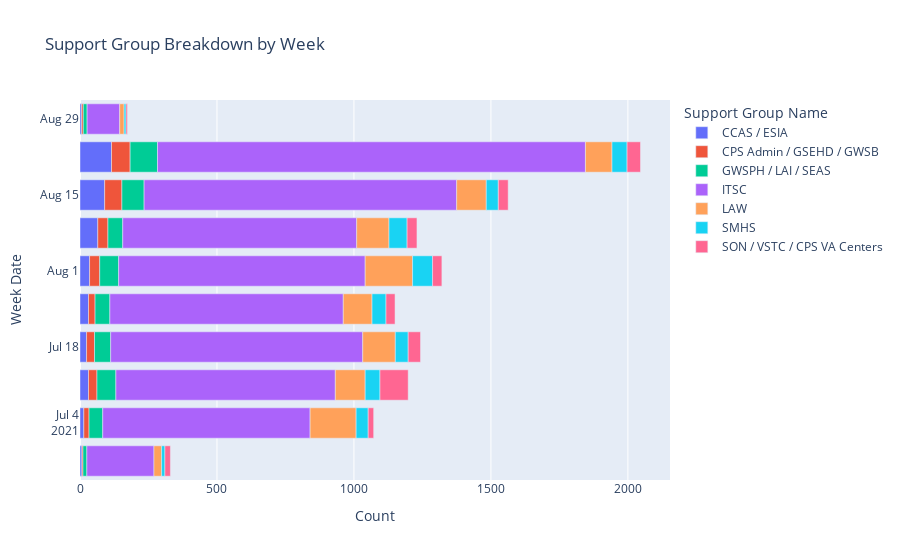

Source (notebook cell):
### Code cell
fig4 = px.bar(week_group_count, x= 'Count', y= 'Week Date', orientation = 'h', color= 'Support Group Name', hover_name='Support Group Name',
               title = "Support Group Breakdown by Week")

fig4.show()

### Figure 1 — Plotly figure (JSON) as saved in the notebook; plotly's stock layout.template omitted (floating-point values rounded to 4 significant figures)
{"data": [{"alignmentgroup": "True", "hovertemplate": "<b>%{hovertext}</b><br><br>Support Group Name=CCAS / ESIA<br>Count=%{x}<br>Week Date=%{y}<extra></extra>", "hovertext": ["CCAS / ESIA", "CCAS / ESIA", "CCAS / ESIA", "CCAS / ESIA", "CCAS / ESIA", "CCAS / ESIA", "CCAS / ESIA", "CCAS / ESIA", "CCAS / ESIA", "CCAS / ESIA"], "legendgroup": "CCAS / ESIA", "marker": {"color": "#636efa", "pattern": {"shape": ""}}, "name": "CCAS / ESIA", "offsetgroup": "CCAS / ESIA", "orientation": "h", "showlegend": true, "textposition": "auto", "type": "bar", "x": [7, 14, 31, 24, 31, 35, 65, 90, 115, 6], "xaxis": "x", "y": ["2021-06-27", "2021-07-04", "2021-07-11", "2021-07-18", "2021-07-25", "2021-08-01", "2021-08-08", "2021-08-15", "2021-08-22", "2021-08-29"], "yaxis": "y"}, {"alignmentgroup": "True", "hovertemplate": "<b>%{hovertext}</b><br><br>Support Group Name=CPS Admin / GSEHD / GWSB<br>Count=%{x}<br>Week Date=%{y}<extra></extra>", "hovertext": ["CPS Admin / GSEHD / GWSB", "CPS Admin / GSEHD / GWSB", "CPS Admin / GSEHD / GWSB", "CPS Admin / GSEHD / GWSB", "CPS Admin / GSEHD / GWSB", "CPS Admin / GSEHD / GWSB", "CPS Admin / GSEHD / GWSB", "CPS Admin / GSEHD / GWSB", "CPS Admin / GSEHD / GWSB", "CPS Admin / GSEHD / GWSB"], "legendgroup": "CPS Admin / GSEHD / GWSB", "marker": {"color": "#EF553B", "pattern": {"shape": ""}}, "name": "CPS Admin / GSEHD / GWSB", "offsetgroup": "CPS Admin / GSEHD / GWSB", "orientation": "h", "showlegend": true, "textposition": "auto", "type": "bar", "x": [4, 19, 31, 29, 24, 37, 37, 63, 68, 6], "xaxis": "x", "y": ["2021-06-27", "2021-07-04", "2021-07-11", "2021-07-18", "2021-07-25", "2021-08-01", "2021-08-08", "2021-08-15", "2021-08-22", "2021-08-29"], "yaxis": "y"}, {"alignmentgroup": "True", "hovertemplate": "<b>%{hovertext}</b><br><br>Support Group Name=GWSPH / LAI / SEAS<br>Count=%{x}<br>Week Date=%{y}<extra></extra>", "hovertext": ["GWSPH / LAI / SEAS", "GWSPH / LAI / SEAS", "GWSPH / LAI / SEAS", "GWSPH / LAI / SEAS", "GWSPH / LAI / SEAS", "GWSPH / LAI / SEAS", "GWSPH / LAI / SEAS", "GWSPH / LAI / SEAS", "GWSPH / LAI / SEAS", "GWSPH / LAI / SEAS"], "legendgroup": "GWSPH / LAI / SEAS", "marker": {"color": "#00cc96", "pattern": {"shape": ""}}, "name": "GWSPH / LAI / SEAS", "offsetgroup": "GWSPH / LAI / SEAS", "orientation": "h", "showlegend": true, "textposition": "auto", "type": "bar", "x": [14, 50, 69, 59, 54, 69, 54, 81, 100, 14], "xaxis": "x", "y": ["2021-06-27", "2021-07-04", "2021-07-11", "2021-07-18", "2021-07-25", "2021-08-01", "2021-08-08", "2021-08-15", "2021-08-22", "2021-08-29"], "yaxis": "y"}, {"alignmentgroup": "True", "hovertemplate": "<b>%{hovertext}</b><br><br>Support Group Name=ITSC<br>Count=%{x}<br>Week Date=%{y}<extra></extra>", "hovertext": ["ITSC", "ITSC", "ITSC", "ITSC", "ITSC", "ITSC", "ITSC", "ITSC", "ITSC", "ITSC"], "legendgroup": "ITSC", "marker": {"color": "#ab63fa", "pattern": {"shape": ""}}, "name": "ITSC", "offsetgroup": "ITSC", "orientation": "h", "showlegend": true, "textposition": "auto", "type": "bar", "x": [245, 757, 801, 920, 852, 900, 854, 1141, 1562, 119], "xaxis": "x", "y": ["2021-06-27", "2021-07-04", "2021-07-11", "2021-07-18", "2021-07-25", "2021-08-01", "2021-08-08", "2021-08-15", "2021-08-22", "2021-08-29"], "yaxis": "y"}, {"alignmentgroup": "True", "hovertemplate": "<b>%{hovertext}</b><br><br>Support Group Name=LAW<br>Count=%{x}<br>Week Date=%{y}<extra></extra>", "hovertext": ["LAW", "LAW", "LAW", "LAW", "LAW", "LAW", "LAW", "LAW", "LAW", "LAW"], "legendgroup": "LAW", "marker": {"color": "#FFA15A", "pattern": {"shape": ""}}, "name": "LAW", "offsetgroup": "LAW", "orientation": "h", "showlegend": true, "textposition": "auto", "type": "bar", "x": [28, 168, 109, 119, 105, 173, 118, 108, 97, 16], "xaxis": "x", "y": ["2021-06-27", "2021-07-04", "2021-07-11", "2021-07-18", "2021-07-25", "2021-08-01", "2021-08-08", "2021-08-15", "2021-08-22", "2021-08-29"], "yaxis": "y"}, {"alignmentgroup": "True", "hovertemplate": "<b>%{hovertext}</b><br><br>Support Group Name=SMHS<br>Count=%{x}<br>Week Date=%{y}<extra></extra>", "hovertext": ["SMHS", "SMHS", "SMHS", "SMHS", "SMHS", "SMHS", "SMHS", "SMHS", "SMHS", "SMHS"], "legendgroup": "SMHS", "marker": {"color": "#19d3f3", "pattern": {"shape": ""}}, "name": "SMHS", "offsetgroup": "SMHS", "orientation": "h", "showlegend": true, "textposition": "auto", "type": "bar", "x": [12, 44, 54, 47, 51, 73, 66, 44, 55, 7], "xaxis": "x", "y": ["2021-06-27", "2021-07-04", "2021-07-11", "2021-07-18", "2021-07-25", "2021-08-01", "2021-08-08", "2021-08-15", "2021-08-22", "2021-08-29"], "yaxis": "y"}, {"alignmentgroup": "True", "hovertemplate": "<b>%{hovertext}</b><br><br>Support Group Name=SON / VSTC / CPS VA Centers<br>Count=%{x}<br>Week Date=%{y}<extra></extra>", "hovertext": ["SON / VSTC / CPS VA Centers", "SON / VSTC / CPS VA Centers", "SON / VSTC / CPS VA Centers", "SON / VSTC / CPS VA Centers", "SON / VSTC / CPS VA Centers", "SON / VSTC / CPS VA Centers", "SON / VSTC / CPS VA Centers", "SON / VSTC / CPS VA Centers", "SON / VSTC / CPS VA Centers", "SON / VSTC / CPS VA Centers"], "legendgroup": "SON / VSTC / CPS VA Centers", "marker": {"color": "#FF6692", "pattern": {"shape": ""}}, "name": "SON / VSTC / CPS VA Centers", "offsetgroup": "SON / VSTC / CPS VA Centers", "orientation": "h", "showlegend": true, "textposition": "auto", "type": "bar", "x": [20, 20, 103, 45, 33, 34, 36, 36, 49, 5], "xaxis": "x", "y": ["2021-06-27", "2021-07-04", "2021-07-11", "2021-07-18", "2021-07-25", "2021-08-01", "2021-08-08", "2021-08-15", "2021-08-22", "2021-08-29"], "yaxis": "y"}], "layout": {"barmode": "relative", "legend": {"title": {"text": "Support Group Name"}, "tracegroupgap": 0}, "title": {"text": "Support Group Breakdown by Week"}, "xaxis": {"anchor": "y", "domain": [0, 1], "title": {"text": "Count"}}, "yaxis": {"anchor": "x", "domain": [0, 1], "title": {"text": "Week Date"}}}}
